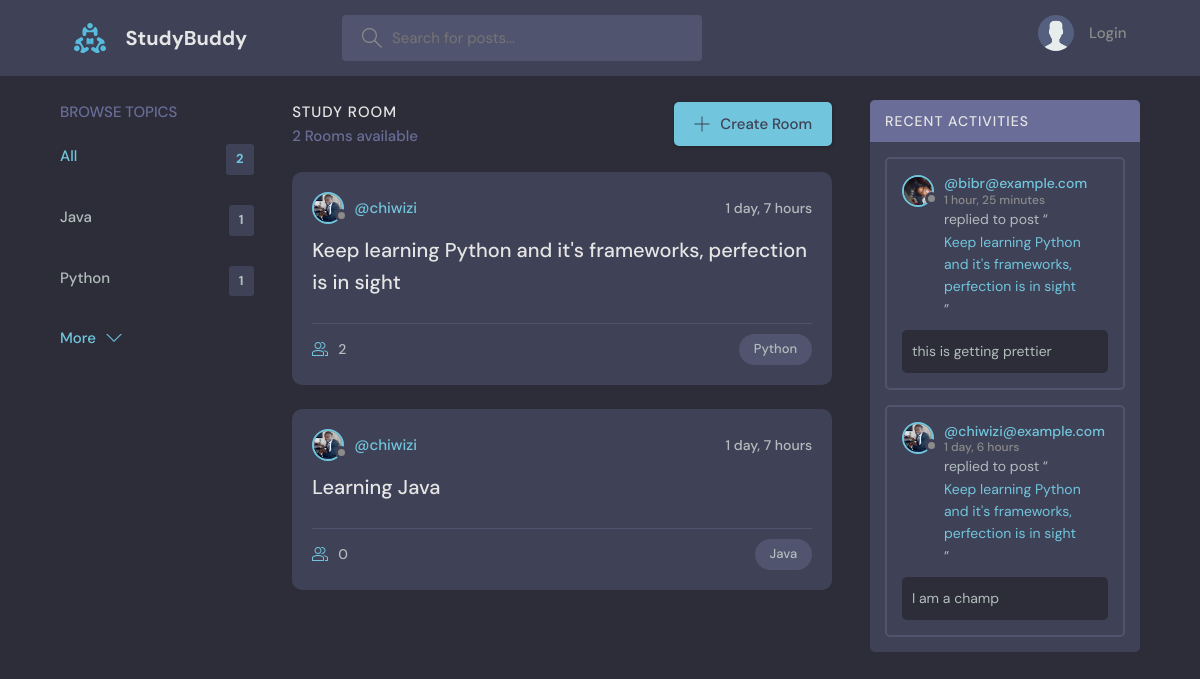
The page / on the database its author committed.
### base/models.py (models this page shows, shortened)
class Topic(models.Model):
    name = models.CharField(max_length=200)

class Room(models.Model):
    host = models.ForeignKey(User, on_delete=models.SET_NULL, null=True)
    topic = models.ForeignKey(Topic, on_delete=models.SET_NULL, null=True)
    name = models.CharField(max_length=200)
    description = models.TextField(null=True, blank=True)
    participants = models.ManyToManyField(User, related_name='participants', blank=True)
    updated = models.DateTimeField(auto_now=True)
    created = models.DateTimeField(auto_now_add=True)
    class Meta:
        ordering = ['-updated', '-created']
    def __str__(self):
        return self.name

class User(AbstractUser):
    name = models.CharField(max_length=200, null=True)
    email = models.EmailField(unique=True, null=True)
    bio = models.TextField(null=True, blank=True)
    avatar = models.ImageField(default='avatar.svg', null=True)
    USERNAME_FIELD = 'email'
    REQUIRED_FIELDS = []

class Message(models.Model):
    user = models.ForeignKey(User, on_delete=models.CASCADE, null=True)
    room = models.ForeignKey(Room, on_delete=models.CASCADE)
    body = models.TextField()
    updated = models.DateTimeField(auto_now=True)
    created = models.DateTimeField(auto_now_add=True)
    class Meta:
        ordering = ['-updated', '-created']
    def __str__(self):
        return self.body[0:50]

### base/views.py (the view)
# urls.py: path('', views.home, name="home"),
def home(request):
    q = request.GET.get('q') if request.GET.get('q') != None else ''
    rooms = Room.objects.filter(
        Q(topic__name__icontains=q) |
        Q(name__icontains=q) |
        Q(description__icontains=q)
        )
    room_count = rooms.count()
    room_messages = Message.objects.filter(Q(room__topic__name__icontains=q))
    topics = Topic.objects.all()[0:5]
    context = {'rooms':rooms, 'topics':topics, 'room_count':room_count, 'room_messages':room_messages}
    return render(request, 'base/home.html', context)

### base/templates/base/home.html (shortened to what this page needs)
{% extends 'main.html' %}
{% block content %}
    <main class="layout layout--3">
      <div class="container">
        {% include 'base/topics_component.html' %}
        <div class="roomList">
          <div class="roomList__header">
            <div>
              <h2>Study Room</h2>
              <p>{{ room_count }} Rooms available</p>
            </div>
            <a class="btn btn--main" href="{% url 'create-room' %}">
              <svg version="1.1" xmlns="http://www.w3.org/2000/svg" width="32" height="32" viewBox="0 0 32 32">
                <title>add</title>
                <path
                  d="M16.943 0.943h-1.885v14.115h-14.115v1.885h14.115v14.115h1.885v-14.115h14.115v-1.885h-14.115v-14.115z"
                ></path>
              </svg>
              Create Room
            </a>
          </div>
          {% include 'base/feed_component.html' %}
        </div>
        {% include 'base/activity_component.html' %}
      </div>
    </main>
{% endblock %}

### base/templates/base/topics_component.html
<div class="topics">
    <div class="topics__header">
      <h2>Browse Topics</h2>
    </div>
    <ul class="topics__list">
      <li>
        <a href="{% url 'home' %}" class="active">All<span>{{ topics.count }}</span></a>
      </li>
      {% for topic in topics %}
      <li>
        <a href="{% url 'home' %}?q={{topic.name}}">{{ topic.name }}<span>{{ topic.room_set.all.count }}</span></a>
      </li>
      {% endfor %}
    </ul>
    <a class="btn btn--link" href="{% url 'topics' %}">
      More
      <svg version="1.1" xmlns="http://www.w3.org/2000/svg" width="32" height="32" viewBox="0 0 32 32">
        <title>chevron-down</title>
        <path d="M16 21l-13-13h-3l16 16 16-16h-3l-13 13z"></path>
      </svg>
    </a>
  </div>

### base/templates/base/feed_component.html (shortened to what this page needs)
{% for room in rooms %}
    <div class="roomListRoom">
    <div class="roomListRoom__header">
      <a href="{% url 'user-profile' room.host.id %}" class="roomListRoom__author">
        <div class="avatar avatar--small">
          <img src="{{ room.host.avatar.url }}" />
        </div>
        <span>@{{ room.host.username }}</span>
      </a>
      <div class="roomListRoom__actions">
        <span>{{room.created | timesince }}</span>
      </div>
    </div>
    <div class="roomListRoom__content">
      <a href="{% url 'room' room.id %}">{{ room.name }}</a>
    </div>
    <div class="roomListRoom__meta">
      <a href="{% url 'room' room.id %}" class="roomListRoom__joined">
        {{ room.participants.all.count }}
      </a>
      <p class="roomListRoom__topic">{{ room.topic.name }}</p>
    </div>
    </div>
{% endfor %}

### base/templates/base/activity_component.html (shortened to what this page needs)
<div class="activities">
    <div class="activities__header">
      <h2>Recent Activities</h2>
    </div>
    {% for message in room_messages %}
        <div class="activities__box">
        <div class="activities__boxHeader roomListRoom__header">
            <a href="{% url 'user-profile' message.user.id %}" class="roomListRoom__author">
            <div class="avatar avatar--small">
                <img src="{{ message.user.avatar.url }}" />
            </div>
            <p>
                @{{ message.user }}
                <span>{{message.created | timesince }}</span>
            </p>
            </a>
        </div>
        <div class="activities__boxContent">
            <p>replied to post “<a href="{% url 'room' message.room.id %}">{{ message.room }}</a>”</p>
            <div class="activities__boxRoomContent">
                {{ message.body }}
            </div>
        </div>
        </div>
    {% endfor %}
  </div>

### rows shown on the page
Topic: name "Java", room_set.all.count "1"
Topic: name "Python", room_set.all.count "1"
Room: host.avatar (picture), host.username "chiwizi", created "1 day, 7 hours", name "Keep learning Python and it's frameworks, perfection is in sight", participants.all.count "2", topic.name "Python"
Room: host.avatar (picture), host.username "chiwizi", created "1 day, 7 hours", name "Learning Java", participants.all.count "0", topic.name "Java"
Message: user.avatar (picture), user "bibr@example.com", created "1 hour, 25 minutes", room "Keep learning Python and it's frameworks, perfection is in sight", body "this is getting prettier"
Message: user.avatar (picture), user "chiwizi@example.com", created "1 day, 6 hours", room "Keep learning Python and it's frameworks, perfection is in sight", body "I am a champ"

### other values the page prints
{{ topics.count }} "2"
{{ room_count }} "2"
